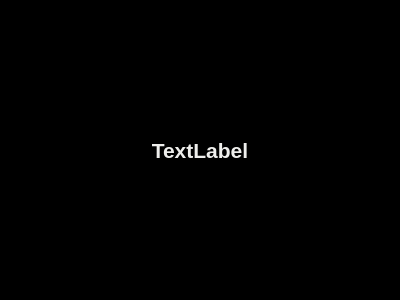
<?xml version="1.0" encoding="UTF-8"?>
<ui version="4.0">
 <class>waitSplashForm</class>
 <widget class="QWidget" name="waitSplashForm">
  <property name="geometry">
   <rect>
    <x>0</x>
    <y>0</y>
    <width>400</width>
    <height>300</height>
   </rect>
  </property>
  <property name="windowTitle">
   <string>waitSplash</string>
  </property>
  <property name="styleSheet">
   <string notr="true">background-color: rgb(0, 0, 0);</string>
  </property>
  <layout class="QGridLayout" name="gridLayout">
   <item row="0" column="0">
    <widget class="QLabel" name="lbMess">
     <property name="font">
      <font>
       <pointsize>16</pointsize>
       <weight>75</weight>
       <bold>true</bold>
      </font>
     </property>
     <property name="styleSheet">
      <string notr="true">color: rgb(238, 238, 236);
background-color: rgb(0, 0, 0);</string>
     </property>
     <property name="text">
      <string>TextLabel</string>
     </property>
     <property name="alignment">
      <set>Qt::AlignCenter</set>
     </property>
    </widget>
   </item>
  </layout>
 </widget>
 <resources/>
 <connections/>
</ui>
